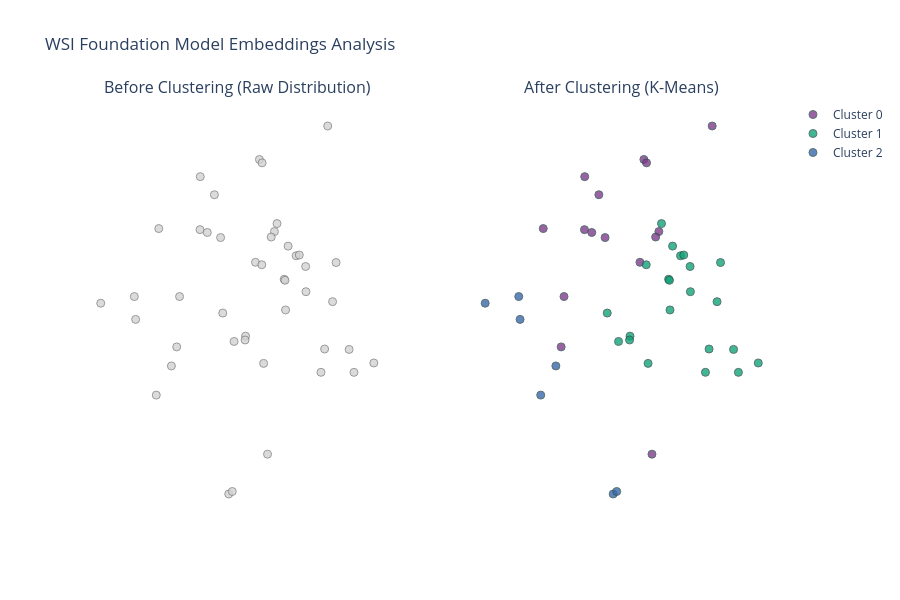

Write notebook code for a chart like this one.
### Code cell
import os
import glob
import h5py
import torch
import numpy as np
import pandas as pd
from sklearn.manifold import TSNE
from sklearn.cluster import KMeans
import plotly.express as px
import plotly.graph_objects as go
from plotly.subplots import make_subplots

def main():
    # ==========================================
    # 1. Configuration & Paths
    # ==========================================
    # Change this to the folder containing your .h5 files
    # feats_path = r"C:\Users\gomaaad\Projects\SFT\HnE_slide_features_titan"
    feats_path = r"C:\Users\gomaaad\Projects\SFT\SFT_stat6\slide_features_titan"
    h5_files = sorted(glob.glob(os.path.join(feats_path, "*.h5")))

    if not h5_files:
        print(f"No .h5 files found in {feats_path}")
        return

    slide_ids = []
    embeddings = []

    print(f"Found {len(h5_files)} files. Extracting features...")

    # ==========================================
    # 2. Extract Features and IDs
    # ==========================================
    for file_path in h5_files:
        filename = os.path.basename(file_path)

        # Extract ID by splitting at the " - " before the date
        file_id = filename.split(" - ")[0]

        try:
            with h5py.File(file_path, "r") as f:
                features = torch.from_numpy(f["features"][:])
                feats_np = features.numpy().flatten()

            embeddings.append(feats_np)
            slide_ids.append(file_id)

        except Exception as e:
            print(f"Error loading {filename}: {e}")

    X = np.array(embeddings)

    # ==========================================
    # 3. Discover Phenotypes (Clustering)
    # ==========================================
    num_clusters = 3 # Adjust this based on how many groups you suspect exist
    print(f"Running K-Means clustering to find {num_clusters} groups...")

    kmeans = KMeans(n_clusters=num_clusters, random_state=42, n_init="auto")
    cluster_assignments = kmeans.fit_predict(X)
    cluster_labels = [f"Cluster {c}" for c in cluster_assignments]

    # ==========================================
    # 4. Compute t-SNE (Only Once!)
    # ==========================================
    print(f"Computing t-SNE for {X.shape[0]} slides...")
    perplexity_value = min(30, max(5, len(X) - 1))

    tsne = TSNE(n_components=2, perplexity=perplexity_value, random_state=42, init='pca')
    X_tsne = tsne.fit_transform(X)

    # Store everything in a DataFrame for easy plotting
    df_plot = pd.DataFrame({
        'TSNE_1': X_tsne[:, 0],
        'TSNE_2': X_tsne[:, 1],
        'Slide_ID': slide_ids,
        'Cluster': cluster_labels
    })

    # ==========================================
    # 5. Create Side-by-Side Interactive Plot
    # ==========================================
    print("Generating side-by-side plot...")

    # Initialize a 1x2 grid of subplots
    fig = make_subplots(
        rows=1, cols=2,
        subplot_titles=("Before Clustering (Raw Distribution)", "After Clustering (K-Means)")
    )

    # --- LEFT PLOT: Before Clustering ---
    fig.add_trace(
        go.Scatter(
            x=df_plot['TSNE_1'],
            y=df_plot['TSNE_2'],
            mode='markers',
            marker=dict(color='lightgrey', size=8, opacity=0.8, line=dict(width=1, color='gray')),
            text=df_plot['Slide_ID'], # Shows Slide ID on hover
            hoverinfo='text',
            name="Unlabeled Slides",
            showlegend=False
        ),
        row=1, col=1
    )

    # --- RIGHT PLOT: After Clustering ---
    # We loop through each cluster to add them separately so they show up nicely in the legend
    colors = px.colors.qualitative.Bold
    sorted_clusters = sorted(df_plot['Cluster'].unique())

    for i, cluster_name in enumerate(sorted_clusters):
        df_sub = df_plot[df_plot['Cluster'] == cluster_name]

        fig.add_trace(
            go.Scatter(
                x=df_sub['TSNE_1'],
                y=df_sub['TSNE_2'],
                mode='markers',
                marker=dict(color=colors[i % len(colors)], size=8, opacity=0.8, line=dict(width=1, color='DarkSlateGrey')),
                text=df_sub['Slide_ID'],
                hoverinfo='text',
                name=cluster_name
            ),
            row=1, col=2
        )

    # Update layout for a clean look
    fig.update_layout(
        title_text="WSI Foundation Model Embeddings Analysis",
        template="plotly_white",
        height=600, # Make the plot a bit taller for better visibility
        hovermode="closest"
    )

    # Hide the axes coordinates for a cleaner visualization
    fig.update_xaxes(showticklabels=False, showgrid=False, zeroline=False)
    fig.update_yaxes(showticklabels=False, showgrid=False, zeroline=False)

    fig.show()

    # Uncomment the line below to save a permanent interactive HTML file
    # fig.write_html("tsne_before_and_after.html")

if __name__ == "__main__":
    main()

### Figure 1 — Plotly figure (JSON) as saved in the notebook; plotly's stock layout.template omitted (floating-point values rounded to 4 significant figures)
{"data": [{"hoverinfo": "text", "marker": {"color": "lightgrey", "line": {"color": "gray", "width": 1}, "opacity": 0.8, "size": 8}, "mode": "markers", "name": "Unlabeled Slides", "showlegend": false, "text": ["11231649_Stat6", "11422088_Stat6", "11424817_Stat6", "11427594_Stat6", "11433847_Stat6", "11600633_Stat6", "11604878_Stat6", "11607773_Stat6", "11807030_Stat6", "11807330_Stat6", "11915411_Stat6", "12005352_Stat6", "12115721_Stat6", "12135241_Stat6", "12205388_Stat6", "12217756_Stat6", "12237451_Stat6", "12307204_Stat6", "12310584_Stat6", "12316004_Stat6", "12317577_Stat6", "12326189_Stat6", "12329466_Stat6", "12336141_Stat6", "12404499_Stat6", "12408960_Stat6", "12409127_Stat6", "12424009_Stat6", "12428921_Stat6", "12501820_Stat6", "12608463_Stat6", "4599-09_Stat6", "A2649-07_Stat6", "A2788-04_Stat6", "A3973-04_Stat6", "A4042-03_Stat6", "A4083-07_Stat6", "A531-04_Stat6", "A9763-09_Stat6", "E12718-09_Stat6", "E22672-09_Stat6", "E29417-08_Stat6", "E30699-10_Stat6", "E5872-05_Stat6"], "x": [1.598, 2.634, 1.189, 0.4275, 2.674, 2.385, 3.278, 2.738, 0.1396, 2.26, 1.271, 2.104, 2.01, 1.834, 0.7328, 0.6953, 1.004, -0.3004, 1.779, 1.976, 0.626, 1.728, 2.784, 0.4605, 2.155, 1.001, 1.377, 1.424, 1.885, 2.954, 1.299, 2.586, 2.302, 1.096, 1.934, 2.389, 0.157, 1.447, 2.122, 1.81, 2.115, 3.018, 1.592, 1.814], "y": [0.3523, 0.2171, 1.84, -0.2679, 2.563, 1.085, 0.07016, 0.7152, 0.7689, 1.198, 1.389, 0.951, 1.537, 0.06599, 0.769, 0.2394, 2.03, 0.6988, 2.211, 1.453, 0.03911, 1.129, 1.127, 1.484, 1.3, 1.473, -1.308, -1.282, -0.8891, 0.2129, 0.5955, -0.02791, 1.206, 1.443, 1.395, 0.8201, 0.5288, 0.2966, 0.6281, 1.103, 0.94, -0.02842, 0.3123, 2.176], "type": "scatter", "xaxis": "x", "yaxis": "y"}, {"hoverinfo": "text", "marker": {"color": "rgb(127, 60, 141)", "line": {"color": "DarkSlateGrey", "width": 1}, "opacity": 0.8, "size": 8}, "mode": "markers", "name": "Cluster 0", "text": ["11424817_Stat6", "11433847_Stat6", "11915411_Stat6", "12205388_Stat6", "12217756_Stat6", "12237451_Stat6", "12310584_Stat6", "12316004_Stat6", "12326189_Stat6", "12336141_Stat6", "12408960_Stat6", "12428921_Stat6", "A2788-04_Stat6", "A3973-04_Stat6", "E5872-05_Stat6"], "x": [1.189, 2.674, 1.271, 0.7328, 0.6953, 1.004, 1.779, 1.976, 1.728, 0.4605, 1.001, 1.885, 1.096, 1.934, 1.814], "y": [1.84, 2.563, 1.389, 0.769, 0.2394, 2.03, 2.211, 1.453, 1.129, 1.484, 1.473, -0.8891, 1.443, 1.395, 2.176], "type": "scatter", "xaxis": "x2", "yaxis": "y2"}, {"hoverinfo": "text", "marker": {"color": "rgb(17, 165, 121)", "line": {"color": "DarkSlateGrey", "width": 1}, "opacity": 0.8, "size": 8}, "mode": "markers", "name": "Cluster 1", "text": ["11231649_Stat6", "11422088_Stat6", "11600633_Stat6", "11604878_Stat6", "11607773_Stat6", "11807330_Stat6", "12005352_Stat6", "12115721_Stat6", "12135241_Stat6", "12329466_Stat6", "12404499_Stat6", "12501820_Stat6", "12608463_Stat6", "4599-09_Stat6", "A2649-07_Stat6", "A4042-03_Stat6", "A531-04_Stat6", "A9763-09_Stat6", "E12718-09_Stat6", "E22672-09_Stat6", "E29417-08_Stat6", "E30699-10_Stat6"], "x": [1.598, 2.634, 2.385, 3.278, 2.738, 2.26, 2.104, 2.01, 1.834, 2.784, 2.155, 2.954, 1.299, 2.586, 2.302, 2.389, 1.447, 2.122, 1.81, 2.115, 3.018, 1.592], "y": [0.3523, 0.2171, 1.085, 0.07016, 0.7152, 1.198, 0.951, 1.537, 0.06599, 1.127, 1.3, 0.2129, 0.5955, -0.02791, 1.206, 0.8201, 0.2966, 0.6281, 1.103, 0.94, -0.02842, 0.3123], "type": "scatter", "xaxis": "x2", "yaxis": "y2"}, {"hoverinfo": "text", "marker": {"color": "rgb(57, 105, 172)", "line": {"color": "DarkSlateGrey", "width": 1}, "opacity": 0.8, "size": 8}, "mode": "markers", "name": "Cluster 2", "text": ["11427594_Stat6", "11807030_Stat6", "12307204_Stat6", "12317577_Stat6", "12409127_Stat6", "12424009_Stat6", "A4083-07_Stat6"], "x": [0.4275, 0.1396, -0.3004, 0.626, 1.377, 1.424, 0.157], "y": [-0.2679, 0.7689, 0.6988, 0.03911, -1.308, -1.282, 0.5288], "type": "scatter", "xaxis": "x2", "yaxis": "y2"}], "layout": {"xaxis": {"anchor": "y", "domain": [0.0, 0.45], "showticklabels": false, "showgrid": false, "zeroline": false}, "yaxis": {"anchor": "x", "domain": [0.0, 1.0], "showticklabels": false, "showgrid": false, "zeroline": false}, "xaxis2": {"anchor": "y2", "domain": [0.55, 1.0], "showticklabels": false, "showgrid": false, "zeroline": false}, "yaxis2": {"anchor": "x2", "domain": [0.0, 1.0], "showticklabels": false, "showgrid": false, "zeroline": false}, "annotations": [{"font": {"size": 16}, "showarrow": false, "text": "Before Clustering (Raw Distribution)", "x": 0.225, "xanchor": "center", "xref": "paper", "y": 1.0, "yanchor": "bottom", "yref": "paper"}, {"font": {"size": 16}, "showarrow": false, "text": "After Clustering (K-Means)", "x": 0.775, "xanchor": "center", "xref": "paper", "y": 1.0, "yanchor": "bottom", "yref": "paper"}], "title": {"text": "WSI Foundation Model Embeddings Analysis"}, "height": 600, "hovermode": "closest"}}
